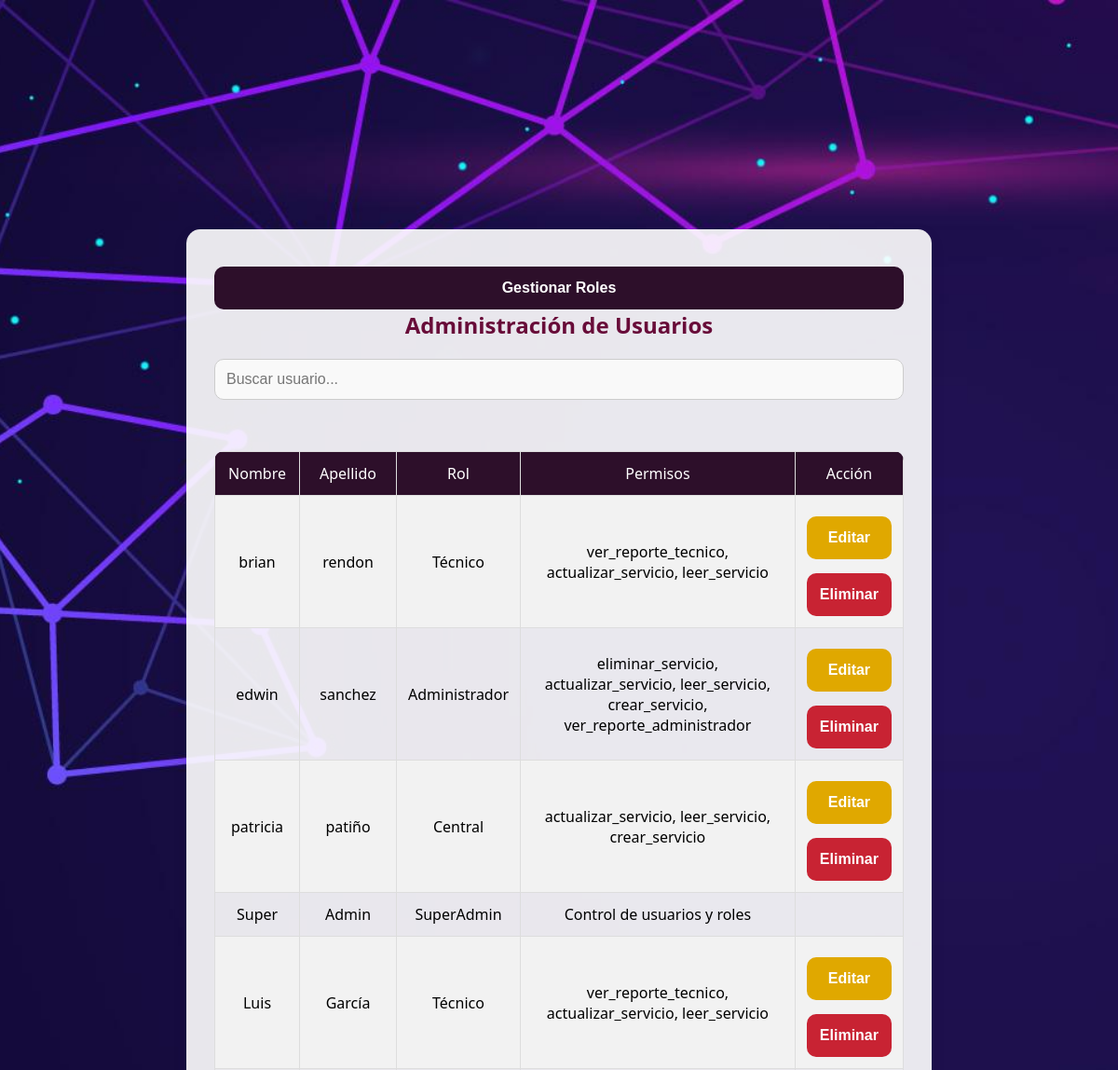
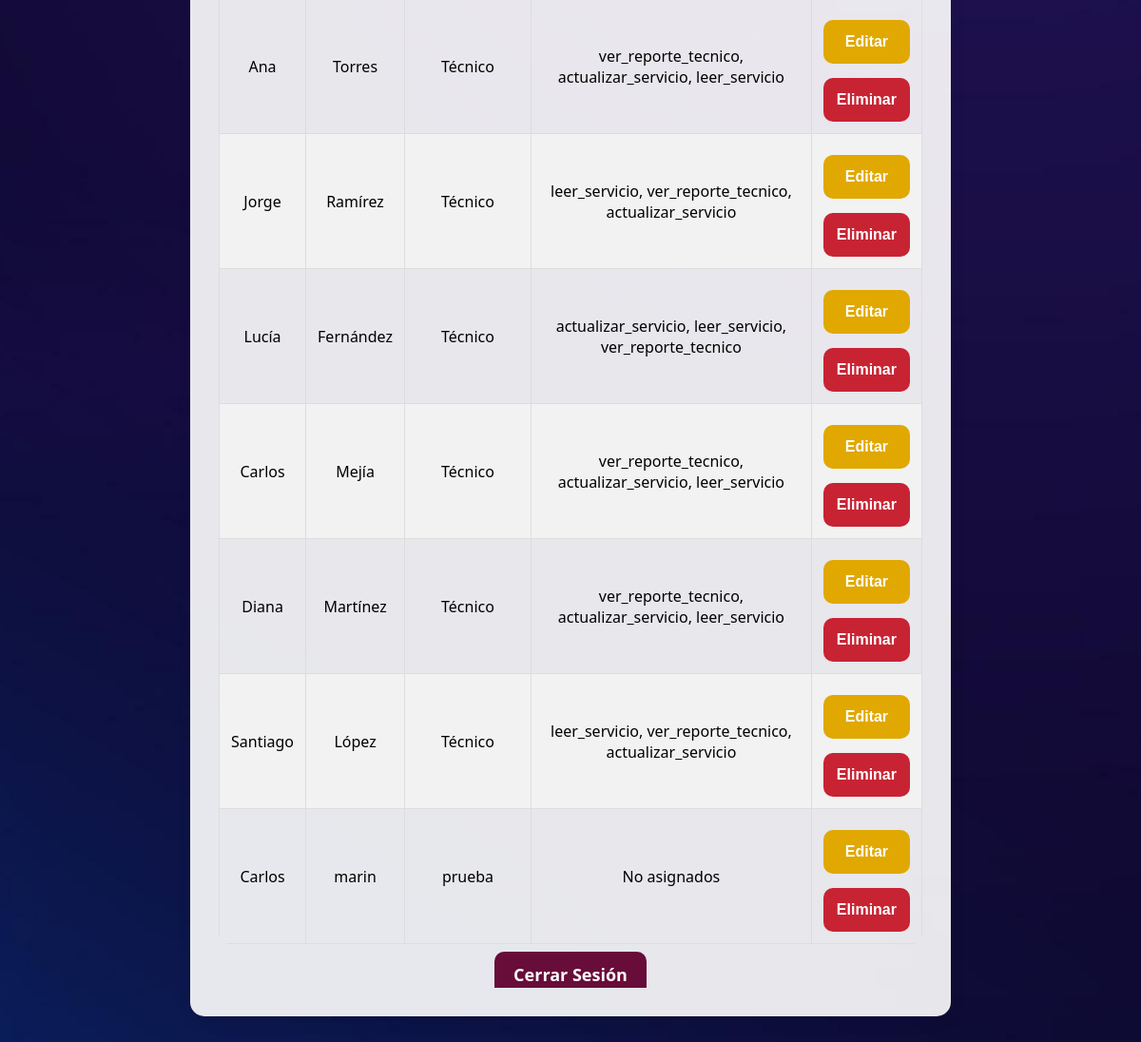
/administrador.php (signed in), run on the app's committed database (2 pictures, top to bottom).
### tables this page shows
CREATE TABLE `empleados` (
  `Cedula_Empleado_id` int(11) NOT NULL,
  `Nombre` varchar(100) NOT NULL,
  `Apellido` varchar(100) NOT NULL,
  `Contraseña` varchar(100) NOT NULL,
  `Rol_id` int(11) NOT NULL,
  `Email` varchar(100) DEFAULT NULL,
  `Telefono` varchar(20) NOT NULL,
  `intentos_fallidos` int(11) DEFAULT 0,
  `fecha_hora_bloqueo` datetime DEFAULT NULL
);

CREATE TABLE `roles` (
  `id` int(11) NOT NULL,
  `nombre` varchar(50) NOT NULL,
  `descripcion` text DEFAULT NULL
);

### administrador.php (the view, shortened to what this page needs)
<?php
require_once 'config.php';
$sqlUsuarios = "
    SELECT e.Cedula_Empleado_id, e.Nombre, e.Apellido, e.Rol_id, r.nombre AS rol_nombre,
           GROUP_CONCAT(p.nombre SEPARATOR ', ') AS permisos
    FROM empleados e
    LEFT JOIN roles r ON e.Rol_id = r.id
    LEFT JOIN rol_permisos rp ON r.id = rp.rol_id
    LEFT JOIN permisos p ON rp.permiso_id = p.id
    GROUP BY e.Cedula_Empleado_id, e.Nombre, e.Apellido, r.nombre
";
$resultUsuarios = $conn->query($sqlUsuarios);
?>
<!DOCTYPE html>
<html lang="es">
<head>
</head>
<body>
<div class="container">
    <main class="container_scroll">
        <button onclick="window.location.href='roles.php'">
            <i class="fas fa-users-cog"></i> Gestionar Roles
        </button>
        <br>
        <h2>Administración de Usuarios</h2>
        <input type="text" id="buscarUsuario" placeholder="Buscar usuario..." onkeyup="filtrarUsuarios()">
        <div class="table-container">
            <table>
                <tr>
                    <th>Nombre</th>
                    <th>Apellido</th>
                    <th>Rol</th>
                    <th>Permisos</th>
                    <th>Acción</th>
                </tr>
                <?php while ($usuario = $resultUsuarios->fetch_assoc()) { ?>
                <tr>
                    <td><?php echo $usuario['Nombre']; ?></td>
                    <td><?php echo $usuario['Apellido']; ?></td>
                    <td><?php echo $usuario['rol_nombre']; ?></td>
                    <td><?php echo $usuario['Rol_id'] == 0 ? 'Control de usuarios y roles' : ($usuario['permisos'] ? $usuario['permisos'] : 'No asignados'); ?></td>
                    <td>
                        <?php if ($usuario['Rol_id'] != 0) { ?>
                            <button type="button" class="edit" onclick="abrirModalEditar('<?php echo $usuario['Cedula_Empleado_id']; ?>', '<?php echo $usuario['Nombre']; ?>', '<?php echo $usuario['Apellido']; ?>', '<?php echo $usuario['Rol_id']; ?>')">Editar</button>
                            <form method="POST">
                                <button type="submit" class="delete">Eliminar</button>
                            </form>
                        <?php } ?>
                    </td>
                </tr>
                <?php } ?>
            </table>
        </div>
        <div class="logout">
            <a href="logout.php">Cerrar Sesión</a>
        </div>
    </main>
</div>
</body>
</html>

### administrador.php (style rules this page uses)
* { margin: 0; padding: 0; box-sizing: border-box; }
body { font-family: 'Segoe UI', Tahoma, Geneva, Verdana, sans-serif; background-image: url('Imagenes/Administrador.jpg'); background-size: cover; background-position: center; background-repeat: no-repeat; display: flex; flex-direction: column; align-items: center; justify-content: center; height: 100vh; }
.container { background-color: rgba(255, 255, 255, 0.9); padding: 30px; border-radius: 15px; box-shadow: 0 6px 15px rgba(0, 0, 0, 0.1); width: 100%; max-width: 800px; text-align: center; height: 80%; }
.container_scroll { height: 100%; overflow: auto; }
h2, h3 { color: #680c39; font-size: 24px; font-weight: 600; margin-bottom: 20px; }
input, select { width: 100%; padding: 12px; margin-bottom: 15px; border: 1px solid #ccc; border-radius: 10px; background-color: #f9f9f9; font-size: 16px; color: #333; transition: all 0.3s ease; }
button { width: 100%; padding: 14px; background-color: #2d0f2a; color: white; font-size: 16px; font-weight: 600; border: none; border-radius: 10px; cursor: pointer; transition: background-color 0.3s ease, transform 0.3s ease; margin-top: 10px; }
.table-container { overflow-x: auto; margin-top: 20px; }
table { width: 100%; border-collapse: collapse; border-radius: 10px; overflow: hidden; margin-top: 20px; }
th { background-color: #2d0f2a; color: white; font-weight: bold; padding: 12px; }
th, td { padding: 12px; text-align: center; font-weight: 500; border: 1px solid #ddd; }
tr:nth-child(even) { background-color: #f2f2f2; }
button.delete { background-color: #c82333; }
button.edit { background-color: #e0a800; margin-bottom: 5px; }
#buscarUsuario { width: 100%; padding: 12px; border: 1px solid #ccc; border-radius: 10px; font-size: 16px; background-color: #f9f9f9; }
.logout { margin-top: 20px; }
.logout a { text-decoration: none; font-size: 18px; font-weight: 600; color: white; background-color: #680c39; padding: 12px 20px; border-radius: 10px; transition: background-color 0.3s ease, transform 0.3s ease; }

### data on the page
empleados: Nombre "brian", Apellido "rendon", Rol.nombre "Técnico", permisos "ver_reporte_tecnico, actualizar_servicio, leer_servicio"
empleados: Nombre "edwin", Apellido "sanchez", Rol.nombre "Administrador", permisos "eliminar_servicio, actualizar_servicio, leer_servicio, crear_servicio, ver_reporte_administrador"
empleados: Nombre "patricia", Apellido "patiño", Rol.nombre "Central", permisos "actualizar_servicio, leer_servicio, crear_servicio"
empleados: Nombre "Super", Apellido "Admin", Rol.nombre "SuperAdmin", shows "Control de usuarios y roles"
empleados: Nombre "Luis", Apellido "García", Rol.nombre "Técnico", permisos "ver_reporte_tecnico, actualizar_servicio, leer_servicio"
empleados: Nombre "Ana", Apellido "Torres", Rol.nombre "Técnico", permisos "ver_reporte_tecnico, actualizar_servicio, leer_servicio"
empleados: Nombre "Jorge", Apellido "Ramírez", Rol.nombre "Técnico", permisos "leer_servicio, ver_reporte_tecnico, actualizar_servicio"
empleados: Nombre "Lucía", Apellido "Fernández", Rol.nombre "Técnico", permisos "actualizar_servicio, leer_servicio, ver_reporte_tecnico"
empleados: Nombre "Carlos", Apellido "Mejía", Rol.nombre "Técnico", permisos "ver_reporte_tecnico, actualizar_servicio, leer_servicio"
empleados: Nombre "Diana", Apellido "Martínez", Rol.nombre "Técnico", permisos "ver_reporte_tecnico, actualizar_servicio, leer_servicio"
empleados: Nombre "Santiago", Apellido "López", Rol.nombre "Técnico", permisos "leer_servicio, ver_reporte_tecnico, actualizar_servicio"
empleados: Nombre "Carlos", Apellido "marin", Rol.nombre "prueba", shows "No asignados"
